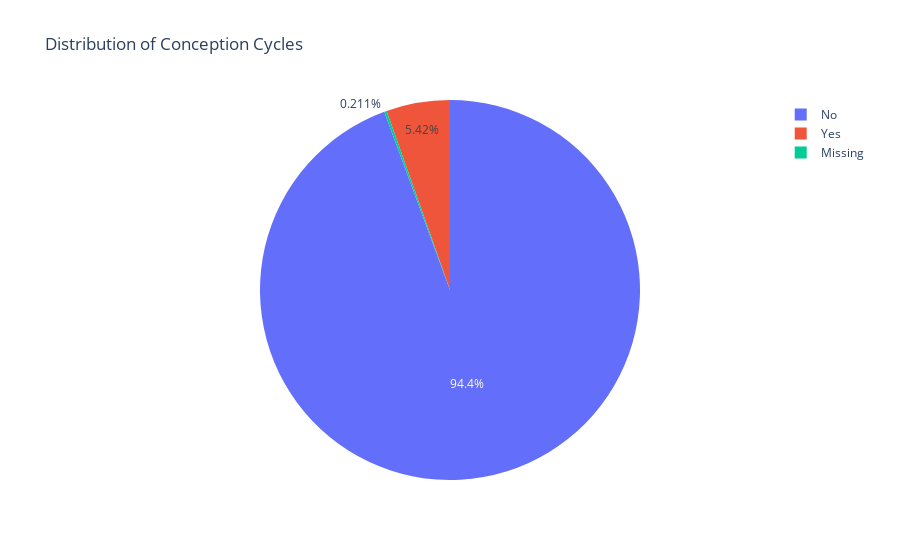

Notebook code cell kept with this figure:
### Code cell
import plotly.express as px

fig = px.pie(df, names='conception_cycle', title='Distribution of Conception Cycles')
fig.show()

### Figure 1 — Plotly figure (JSON) as saved in the notebook; plotly's stock layout.template omitted (floating-point values rounded to 4 significant figures; data arrays with more than 128 entries replaced by an {"elided": "..."} marker saying what was removed)
{"data": [{"domain": {"x": [0, 1], "y": [0, 1]}, "hovertemplate": "conception_cycle=%{label}<extra></extra>", "labels": {"elided": "3324 str values"}, "legendgroup": "", "name": "", "showlegend": true, "type": "pie"}], "layout": {"legend": {"tracegroupgap": 0}, "title": {"text": "Distribution of Conception Cycles"}}}
